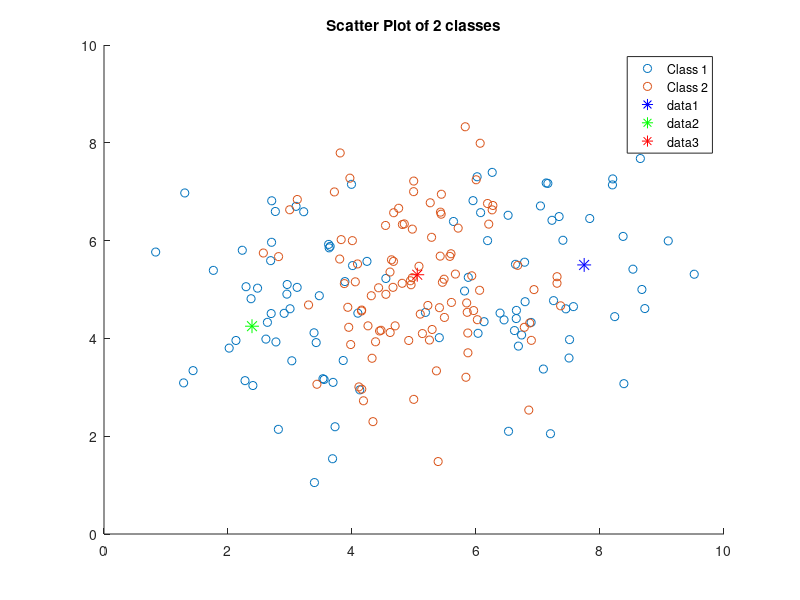
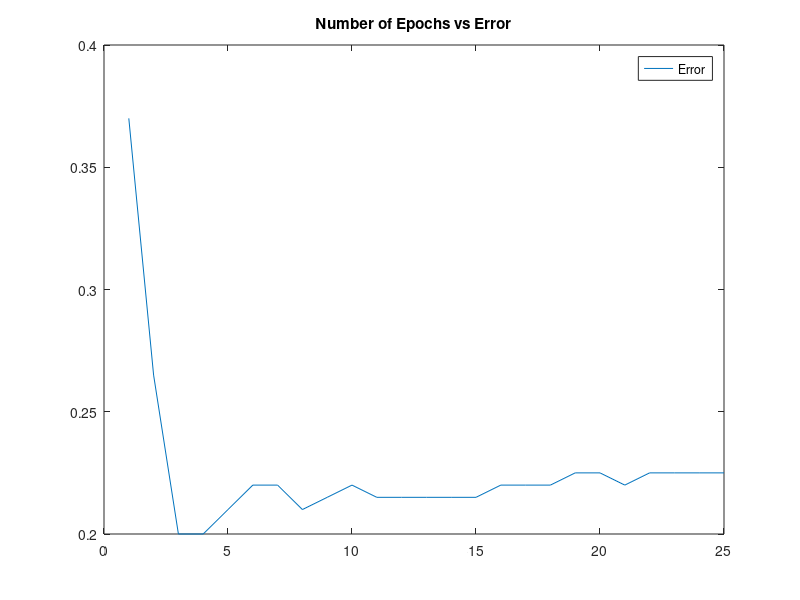

These charts were generated, in order, by the following MATLAB code:
clc;
clear;

% Load dataz
load1 = load('data_lvq_A.mat');
load2 = load('data_lvq_B.mat');

data1mat = cell2mat(struct2cell(load1));
% Add labels
class1 = zeros(200,1);

data2mat = cell2mat(struct2cell(load2));
% Add labels
class2 = ones(200,1);

% Scatter plot
figure
scatter(data1mat(:,1), data1mat(:,2));

% Join data
fullData = [data1mat; data2mat];

hold on
scatter(data2mat(:,1), data2mat(:,2));
hold on
legend('Class 1','Class 2')
title('Scatter Plot of 2 classes');

% Main LVQ-1
numberOfPrototypes = 3;
numberOfClasses = 2;

% Class labels
class_labels = floor( (0:length(fullData)-1) * numberOfClasses / length(fullData) );

% Calculate the class conditional means
class1mean = mean(data1mat);
class2mean = mean(data2mat);

% Init prototypes
%prototypes = zeros(3,2);

% Add random noise for each prototype
% Init weights with random noise
prototype1 = class1mean + randn(size(class1mean));
prototype2 = class1mean + randn(size(class1mean));
prototype3 = class2mean + randn(size(class2mean));

% Vectorize
prototypes = [prototype1 0; prototype2 0; prototype3 1];

% parameters of the algo
szData = size(fullData);
numberOfExamples = szData(1);
learningRate = 0.01; 
epochs = 25;
epochsError = [];

% Main epochs loop
for j = 1:epochs
    currentEpochError = 0;
    % Do the loop for the number of epochs
    for i = 1:numberOfExamples
        % Get the current Point
        currentPoint = fullData(i,:);
        % Calculate the distances
        currentDistance = pdist2(currentPoint, prototypes(:,1:2),'euclidean');
        % Square the dist measure
        currentDistanceSquare = currentDistance.^2;
        % Calculate the min
        [currentMin minIdx] = min(currentDistanceSquare);

        % Update the positions of the prototypes based on the winner 
        % Get the winner closer
        winnerLabel = prototypes(minIdx,3);
        currentLabel = class_labels(i);
        if winnerLabel == currentLabel
            % Move closer the winning prototype
            prototypes(minIdx,1:2) = prototypes(minIdx,1:2) + learningRate * (currentPoint - prototypes(minIdx,1:2));
        else
            currentEpochError = currentEpochError + 1;
            % Push away the winning prototype
            prototypes(minIdx,1:2) = prototypes(minIdx,1:2) - learningRate * (currentPoint - prototypes(minIdx,1:2));
        end
        %prototypes([1:minIdx-1 minIdx+1:end],:) = prototypes([1:minIdx-1 minIdx+1:end],:) - learningRate*repmat(currentPoint,2,1);
    end
    % Add to the epochs error matrix
    currentErrorRate = currentEpochError / numberOfExamples;
    epochsError = [epochsError; currentErrorRate];
end

% Plot of the prototypes on top of the scatter
plot(prototypes(1,1), prototypes(1,2), 'r*','color','b','MarkerSize',10);
plot(prototypes(2,1), prototypes(2,2), 'r*','color','g','MarkerSize',10);
plot(prototypes(3,1), prototypes(3,2), 'r*','color','r','MarkerSize',10);
hold on

% Plot the number of epochs vs error
figure
plot(epochsError);
legend('Error')
title('Number of Epochs vs Error');

